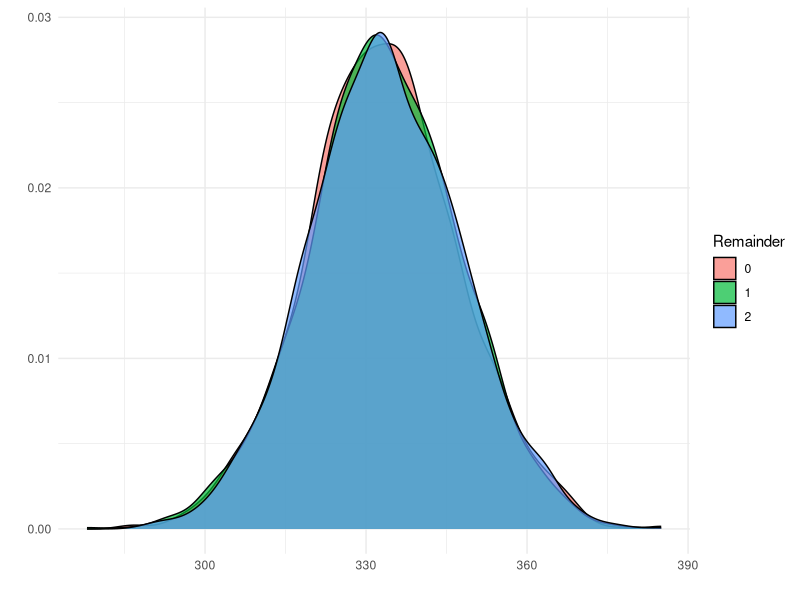

R code for this plot:
## ---- chunk 1
library(dplyr)
library(ggplot2)

# Generate N numbers
randnums <- function(n, min = 0, max = 10000){
    sample(x = c(min:max), size = n, replace = FALSE)
}
nums <- randnums(1000)

# Find int division
mods <- nums %% 3

# Check groupings
table(mods)

# Repeat many times
reps <- purrr::map(1:2000, ~table(randnums(1000) %% 3))

reps %>% 
    unlist() %>% 
    bind_cols(mod = rep(c(0, 1, 2), 2000), val = .) %>% 
    ggplot(aes(val, fill = factor(mod))) + 
    geom_density(alpha = 0.7) +
    labs(x = "", y = "", fill = "Remainder") +
    theme_minimal()
